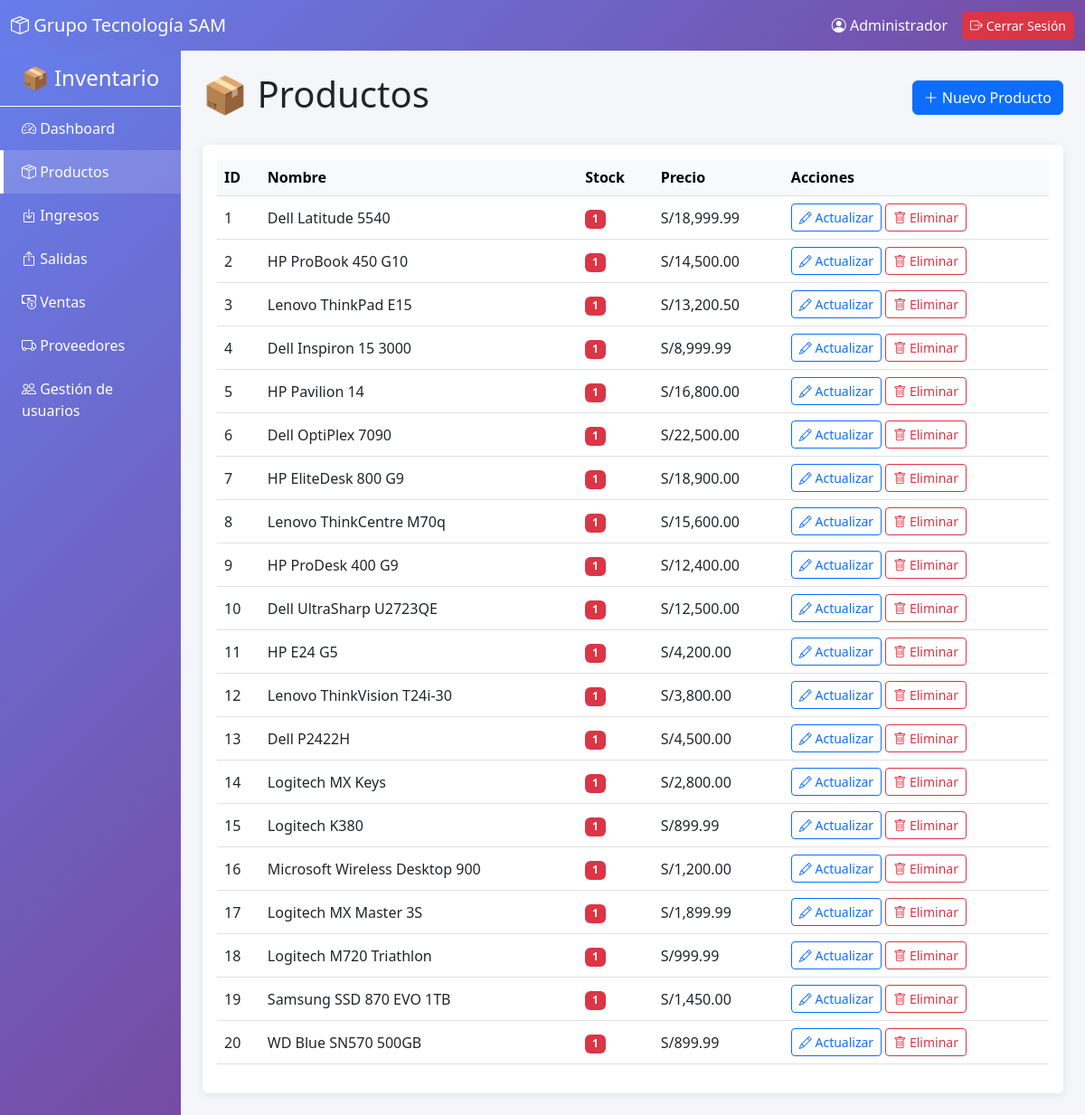
Screenshot of /index.php?controller=producto&action=index (signed in) with the database file from the repository.
### tables this page shows
CREATE TABLE `productos` (
  `ID_Producto` int(11) NOT NULL,
  `Nombre` varchar(50) NOT NULL,
  `Stock` int(11) NOT NULL DEFAULT 0,
  `Precio` decimal(10,2) NOT NULL DEFAULT 0.00
);

### src/core/Controller.php (called while the page is built, shortened)
<?php
abstract class Controller
{
    protected function render(string $view, array $data = []): void
    {
        extract($data);
        $viewPath = __DIR__ . "/../views/{$view}.php";
        require __DIR__ . '/../views/layouts/header.php';
        require $viewPath;
        require __DIR__ . '/../views/layouts/footer.php';
    }
}

### src/controllers/ProductoController.php (called while the page is built, shortened)
<?php
class ProductoController extends Controller
{
    private Producto $model;
    public function __construct()
    {
        $this->model = new Producto();
    }
    public function index(): void
    {
        $productos = $this->model->getAll();
        $this->render('productos', ['productos' => $productos]);
    }
}

### src/core/App.php (called while the page is built, shortened)
<?php
class App
{
    private string $action;
    public function __construct()
    {
        $actionSolicitada     = $_GET['action'] ?? 'index';
        $this->action = $actionSolicitada;
    }
    public function run(): void
    {
        try {
            $action = $this->action;
            $controller = new $controllerClass();
            $controller->$action();
        } catch (Exception $e) {
            http_response_code(500);
            die("<div style='padding: 20px; background: #fee; border: 1px solid #c00; color: #600; margin: 20px; border-radius: 4px;'>" .
                "<strong>❌ Error:</strong> " . htmlspecialchars($e->getMessage()) .
                "</div>");
        }
    }
}

### src/index.php (called while the page is built, shortened)
<?php
spl_autoload_register(function (string $class): void {
    $prefixes = [
        'Core\\'       => __DIR__ . '/core/',
        'Controllers\\' => __DIR__ . '/controllers/',
        'Models\\'     => __DIR__ . '/models/',
        'Config\\'     => __DIR__ . '/config/',
    ];
    foreach ($prefixes as $prefix => $baseDir) {
        if (strpos($class, $prefix) !== 0) {
            continue;
        }
        $relativeClass = substr($class, strlen($prefix));
        $file = $baseDir . str_replace('\\', '/', $relativeClass) . '.php';
        return;
    }
});
$app = new App();
$app->run();

### src/config/Database.php (called while the page is built, shortened)
<?php
class Database {
    private static ?self $instance = null;
    private PDO $pdo;
    private function __construct() {
        $host = 'localhost';
        $db = 'bd_inventario';
        $user = 'root';
        $pass = '';
        try {
            $this->pdo = new PDO(
                "mysql:host=$host;dbname=$db;charset=utf8mb4",
                $user,
                $pass,
                [
                    PDO::ATTR_ERRMODE => PDO::ERRMODE_EXCEPTION,
                    PDO::ATTR_DEFAULT_FETCH_MODE => PDO::FETCH_ASSOC,
                    PDO::ATTR_EMULATE_PREPARES => false,
                ]
            );
        } catch (PDOException $e) {
            die("Error de conexión: " . $e->getMessage());
        }
    }
    public static function getInstance(): self {
        if (self::$instance === null) {
            self::$instance = new self();
        }
        return self::$instance;
    }
    public function getConnection(): PDO {
        return $this->pdo;
    }
}

### src/core/Model.php (called while the page is built, shortened)
<?php
abstract class Model {
    public function __construct() {
        $this->db = Database::getInstance()->getConnection();
    }
}

### src/models/Producto.php (called while the page is built, shortened)
<?php
class Producto extends Model {
    public function getAll(): array {
        $stmt = $this->db->query("SELECT * FROM Productos ORDER BY ID_Producto ASC");
        return $stmt->fetchAll();
    }
}

### src/views/productos.php (the view, shortened to what this page needs)
<div class="d-flex justify-content-between align-items-center mb-4"><h1>📦 Productos</h1><button class="btn btn-primary" data-bs-toggle="modal" data-bs-target="#modalProducto"><i class="bi bi-plus-lg"></i> Nuevo Producto</button></div>
<div class="card"><div class="card-body table-responsive"><table class="table table-hover align-middle"><thead class="table-light"><tr><th>ID</th><th>Nombre</th><th>Stock</th><th>Precio</th><th>Acciones</th></tr></thead><tbody>
<?php foreach ($productos as $p): ?><tr><td><?= (int)$p['ID_Producto'] ?></td><td><?= htmlspecialchars($p['Nombre'],ENT_QUOTES,'UTF-8') ?></td><td><span class="badge bg-<?= $p['Stock']<5?'danger':'success' ?>"><?= (int)$p['Stock'] ?></span></td><td>S/<?= number_format((float)$p['Precio'],2) ?></td><td class="text-nowrap">
<button class="btn btn-sm btn-outline-primary btn-editar-producto" data-bs-toggle="modal" data-bs-target="#modalEditarProducto" data-id="<?= (int)$p['ID_Producto'] ?>" data-nombre="<?= htmlspecialchars($p['Nombre'],ENT_QUOTES,'UTF-8') ?>" data-stock="<?= (int)$p['Stock'] ?>" data-precio="<?= htmlspecialchars((string)$p['Precio'],ENT_QUOTES,'UTF-8') ?>"><i class="bi bi-pencil"></i> Actualizar</button>
<form class="d-inline" method="post" action="index.php?controller=producto&action=eliminar" onsubmit="return confirm('¿Eliminar este producto? Solo será posible si no tiene movimientos asociados.')"><input type="hidden" name="id" value="<?= (int)$p['ID_Producto'] ?>"><button class="btn btn-sm btn-outline-danger"><i class="bi bi-trash"></i> Eliminar</button></form></td></tr><?php endforeach; ?>
<?php if (!$productos): ?><tr><td colspan="5" class="text-center text-muted">No hay productos registrados.</td></tr><?php endif; ?></tbody></table></div></div>

### src/views/layouts/header.php (shortened to what this page needs)
<!DOCTYPE html>
<html lang="es">
<head>
    <link href="https://cdn.jsdelivr.net/npm/bootstrap@5.3.0/dist/css/bootstrap.min.css" rel="stylesheet">
    <link href="https://cdn.jsdelivr.net/npm/bootstrap-icons@1.10.0/font/bootstrap-icons.css" rel="stylesheet">
</head>
<body>
    <nav class="navbar navbar-expand-lg navbar-dark" style="background: linear-gradient(135deg, #667eea 0%, #764ba2 100%);">
        <div class="container-fluid">
            <a class="navbar-brand" href="index.php?controller=dashboard&action=index">
                <i class="bi bi-box-seam"></i> Grupo Tecnología SAM
            </a>
            <div class="d-flex align-items-center">
                <span class="text-white me-3">
                    <i class="bi bi-person-circle"></i>
                    <?= htmlspecialchars($_SESSION['user_name'] ?? 'Usuario') ?>
                </span>
                <a href="index.php?controller=login&action=logout"
                   class="btn btn-danger btn-sm"
                   title="Cerrar Sesión"
                   onclick="return confirm('¿Estás seguro de que deseas cerrar sesión?');">
                    <i class="bi bi-box-arrow-right"></i> Cerrar Sesión
                </a>
            </div>
        </div>
    </nav>
<div class="container-fluid">
    <div class="row">
        <nav class="col-md-2 sidebar p-0">
            <div class="p-3 text-center text-white border-bottom border-light">
                <h4 class="mb-0">📦 Inventario</h4>
            </div>
            <a href="index.php?controller=dashboard&action=index" class="<?= ($_GET['controller'] ?? 'dashboard') === 'dashboard' ? 'active' : '' ?>">
                <i class="bi bi-speedometer2"></i> Dashboard
            </a>
            <?php if (($_SESSION['user_role'] ?? '') === 'admin'): ?>
            <a href="index.php?controller=producto&action=index" class="<?= in_array(($_GET['controller'] ?? ''), ['producto', 'productos'], true) ? 'active' : '' ?>"><i class="bi bi-box-seam"></i> Productos</a>
            <?php endif; ?>
            <a href="index.php?controller=ingreso&action=index" class="<?= in_array(($_GET['controller'] ?? ''), ['ingreso', 'ingresos'], true) ? 'active' : '' ?>"><i class="bi bi-box-arrow-in-down"></i> Ingresos</a>
            <a href="index.php?controller=salida&action=index" class="<?= in_array(($_GET['controller'] ?? ''), ['salida', 'salidas'], true) ? 'active' : '' ?>"><i class="bi bi-box-arrow-up"></i> Salidas</a>
            <a href="index.php?controller=venta&action=index" class="<?= in_array(($_GET['controller'] ?? ''), ['venta', 'ventas'], true) ? 'active' : '' ?>"><i class="bi bi-cash-coin"></i> Ventas</a>
            <?php if (($_SESSION['user_role'] ?? '') === 'admin'): ?>
            <a href="index.php?controller=proveedor&action=index" class="<?= in_array(($_GET['controller'] ?? ''), ['proveedor', 'proveedores'], true) ? 'active' : '' ?>"><i class="bi bi-truck"></i> Proveedores</a>
            <a href="index.php?controller=usuarios&action=index" class="<?= in_array(($_GET['controller'] ?? ''), ['usuario', 'usuarios'], true) ? 'active' : '' ?>"><i class="bi bi-people"></i> Gestión de usuarios</a>
            <?php endif; ?>
        </nav>
        <main class="col-md-10 p-4">

### src/views/layouts/footer.php (shortened to what this page needs)
        </main>
    </div>
</div>
</body>
</html>

### src/views/layouts/header.php (style rules this page uses)
body { background-color: #f4f6f9; }
.sidebar { min-height: 100vh; background: linear-gradient(135deg, #667eea 0%, #764ba2 100%); position: sticky; top: 0; }
.sidebar a { color: white; padding: 12px 20px; display: block; text-decoration: none; transition: 0.3s; border-left: 4px solid transparent; }
.sidebar a.active { background: rgba(255,255,255,0.15); border-left: 4px solid white; }
.card { border: none; box-shadow: 0 2px 10px rgba(0,0,0,0.08); transition: 0.3s; }

### rows the page displays
productos: ID_Producto "1", Nombre "Dell Latitude 5540", Stock "1", Precio "18,999.99"
productos: ID_Producto "2", Nombre "HP ProBook 450 G10", Stock "1", Precio "14,500.00"
productos: ID_Producto "3", Nombre "Lenovo ThinkPad E15", Stock "1", Precio "13,200.50"
productos: ID_Producto "4", Nombre "Dell Inspiron 15 3000", Stock "1", Precio "8,999.99"
productos: ID_Producto "5", Nombre "HP Pavilion 14", Stock "1", Precio "16,800.00"
productos: ID_Producto "6", Nombre "Dell OptiPlex 7090", Stock "1", Precio "22,500.00"
productos: ID_Producto "7", Nombre "HP EliteDesk 800 G9", Stock "1", Precio "18,900.00"
productos: ID_Producto "8", Nombre "Lenovo ThinkCentre M70q", Stock "1", Precio "15,600.00"
productos: ID_Producto "9", Nombre "HP ProDesk 400 G9", Stock "1", Precio "12,400.00"
productos: ID_Producto "10", Nombre "Dell UltraSharp U2723QE", Stock "1", Precio "12,500.00"
productos: ID_Producto "11", Nombre "HP E24 G5", Stock "1", Precio "4,200.00"
productos: ID_Producto "12", Nombre "Lenovo ThinkVision T24i-30", Stock "1", Precio "3,800.00"
productos: ID_Producto "13", Nombre "Dell P2422H", Stock "1", Precio "4,500.00"
productos: ID_Producto "14", Nombre "Logitech MX Keys", Stock "1", Precio "2,800.00"
productos: ID_Producto "15", Nombre "Logitech K380", Stock "1", Precio "899.99"
productos: ID_Producto "16", Nombre "Microsoft Wireless Desktop 900", Stock "1", Precio "1,200.00"
productos: ID_Producto "17", Nombre "Logitech MX Master 3S", Stock "1", Precio "1,899.99"
productos: ID_Producto "18", Nombre "Logitech M720 Triathlon", Stock "1", Precio "999.99"
productos: ID_Producto "19", Nombre "Samsung SSD 870 EVO 1TB", Stock "1", Precio "1,450.00"
productos: ID_Producto "20", Nombre "WD Blue SN570 500GB", Stock "1", Precio "899.99"

### other values shown
$_SESSION['user_name'] "Administrador"
